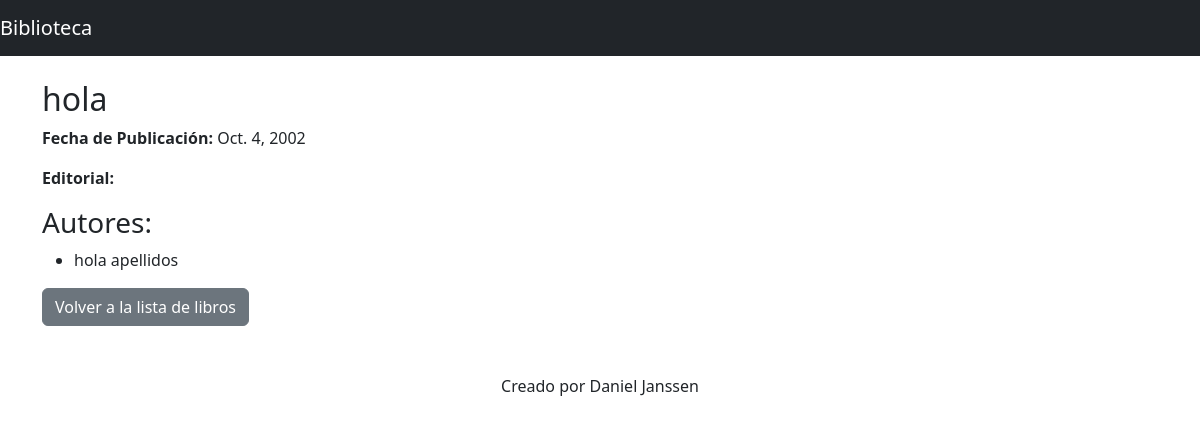
Page /books/1/ on the committed database.
### library/models.py (models this page shows, shortened)
class Book(models.Model):
    title = models.CharField(max_length=200)
    publication_date = models.DateField()
    editorial = models.ForeignKey(Editorial, on_delete=models.CASCADE)  # Asegurar que se llame "editorial"
    authors = models.ManyToManyField('Author')

class Author(models.Model):
    first_name = models.CharField(max_length=100)
    last_name = models.CharField(max_length=100)
    birth_date = models.DateField()

### library/views.py (the view)
# urls.py: path('books/<int:id>/', views.book_detail, name='book_detail'),
def book_detail(request, id):
    book = get_object_or_404(Book, id=id)
    return render(request, 'library/book_detail.html', {'book': book})

### library/templates/library/book_detail.html (shortened to what this page needs)
{% extends 'library/base.html' %}
{% block content %}
<h2>{{ book.title }}</h2>
<p><strong>Fecha de Publicación:</strong> {{ book.publication_date }}</p>
<p><strong>Editorial:</strong> {{ book.publisher.name }}</p>
<h3>Autores:</h3>
<ul>
    {% for author in book.authors.all %}
        <li>{{ author.first_name }} {{ author.last_name }}</li>
    {% empty %}
        <p>Este libro no tiene autores asignados.</p>
    {% endfor %}
</ul>
<a href="{% url 'book_list' %}" class="btn btn-secondary">Volver a la lista de libros</a>
{% endblock %}

### rows in the picture
Book: title "hola", publication_date "Oct. 4, 2002"
Author: first_name "hola", last_name "apellidos"
